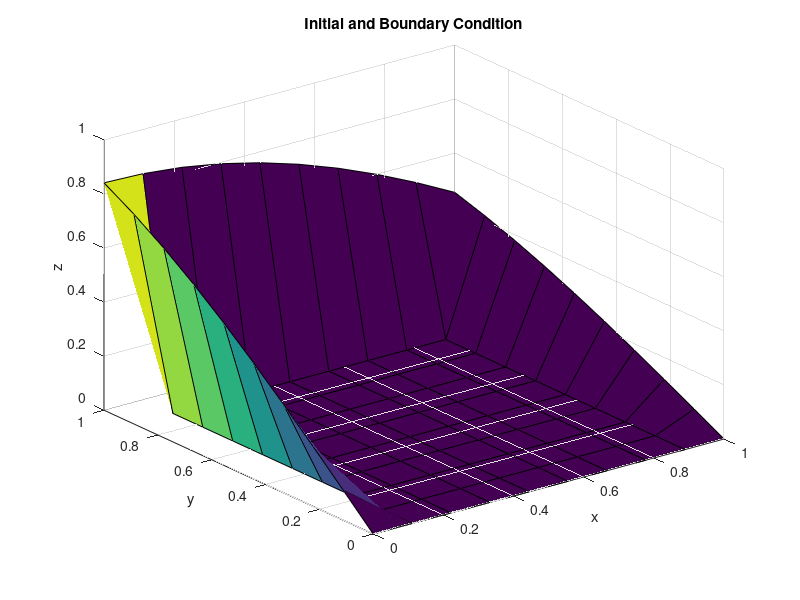
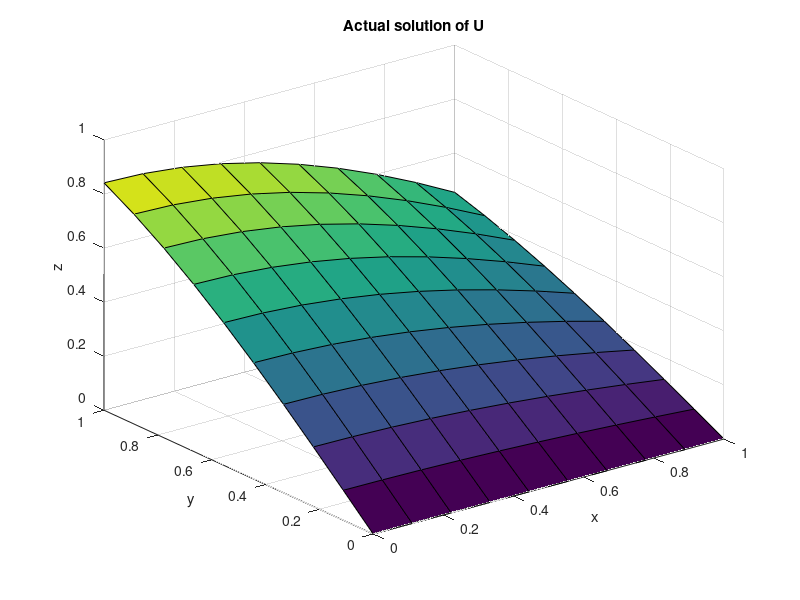
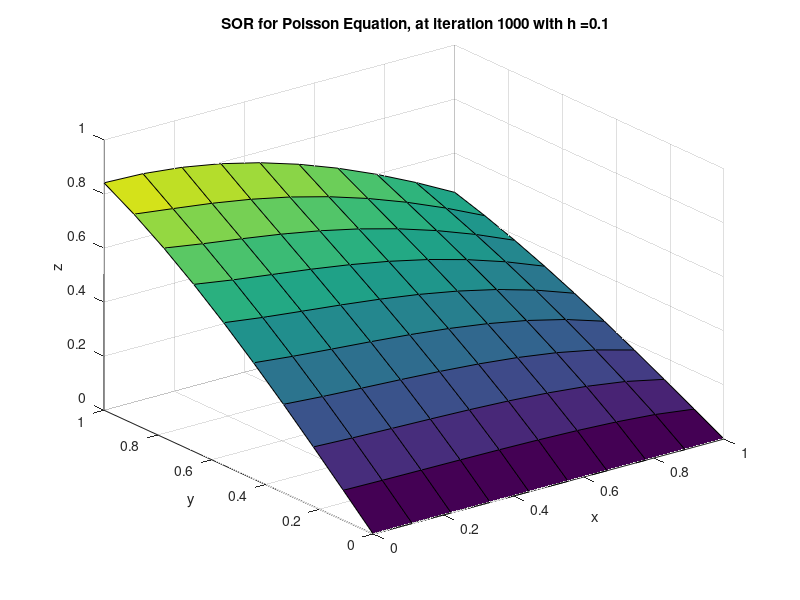
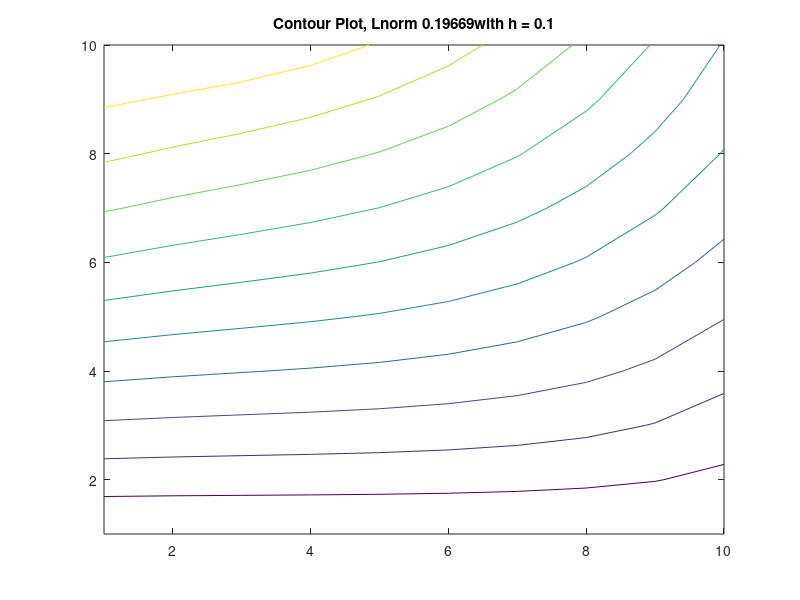

The MATLAB script that drew these images, in order:
% Nhat Hoang April 17th 
% Solve the Poisson Equation using SOR method
clear; close all;
% part 1L initalize variabes:
L = 1;
dx = .1;
dy = dx;
h= dx;
n = round(L/dx);
m = n;
x = linspace(0,L,n)';
y = linspace(0,L,m)';
T_0 = zeros(n,m);

bb = 2/(1 + pi*h); % this is my 

% Boundary Condition cosxsiny
% At x= 0; 
for i =1:n
    T_0(i,1) = cos(x(1))*sin(y(i));  
% At x = 1
    T_0(i,m) = cos(x(m)).*sin(y(i));
end
% At y = 0;
for j =1:m
    T_0(1,j) = cos(x(j))*sin(y(1));
% At y = 1;
    T_0(m,j) = cos(x(j))*sin(y(m));
end

T= T_0;

% Define source terms
S = zeros(n,m); 

for i = 1:n
   for j=1:m
         S(i,j)= -2*cos(x(i))*sin(y(j));
    end
end


figure(1);
surf(x,y,T_0);
title('Initial and Boundary Condition');
xlabel('x');
ylabel('y');
zlabel('z');

% plot actual solution to compare later
u_actual = zeros(n,m);
for i =1:m
    for j=1:j
        u_actual(i,j) = cos(x(j))*sin(y(i));
    end
end
figure(2)
surf(x,y,u_actual);
title('Actual solution of U');
xlabel('x');
ylabel('y');
zlabel('z');

max_step = 1000;
%Lnorm = 100;
%l = 0;


for l=1:max_step
 for i=2:n-1
     % Boundary Conditions
     
     for j=2:m-1
        T(i,j)=bb*0.25*(T(i+1,j)+...
        T(i,j+1)+T(i-1,j)+T(i,j-1)-h^2*S(i,j))+(1.0-bb)*T(i,j);
        % Boundary Conditions
       
     end
 end
 % find residual
 res=0;
 for i=2:n-1
     for j=2:m-1
        res=res+abs(T(i+1,j)+...
        T(i,j+1)+T(i-1,j)+T(i,j-1)-4*T(i,j))/h^2 - S(i,j);
     end     
     
 end
 if rem(l,2) == 0
     figure(3);
     surf(x,y,T);
     title([' SOR for Poisson Equation, at iteration ',num2str(l),' with'...
        ' h =',num2str(h)]);
     xlabel('x')
     ylabel('y')
     zlabel('z')
     axis([ 0 1 0 1 0 1]);
     getframe(gcf);
 end
 
 l,res/((m-2)*(n-2)) % Print iteration and residual
 if (res/((m-2)*(n-2)) < 0.001)
     break
 end
 disp('Norm:')
 Lnorm = (norm(T)^2*h^2)
end

figure(4);
contour(T)
title(['Contour Plot, Lnorm ', num2str(Lnorm), 'with h = ',num2str(h)]);
